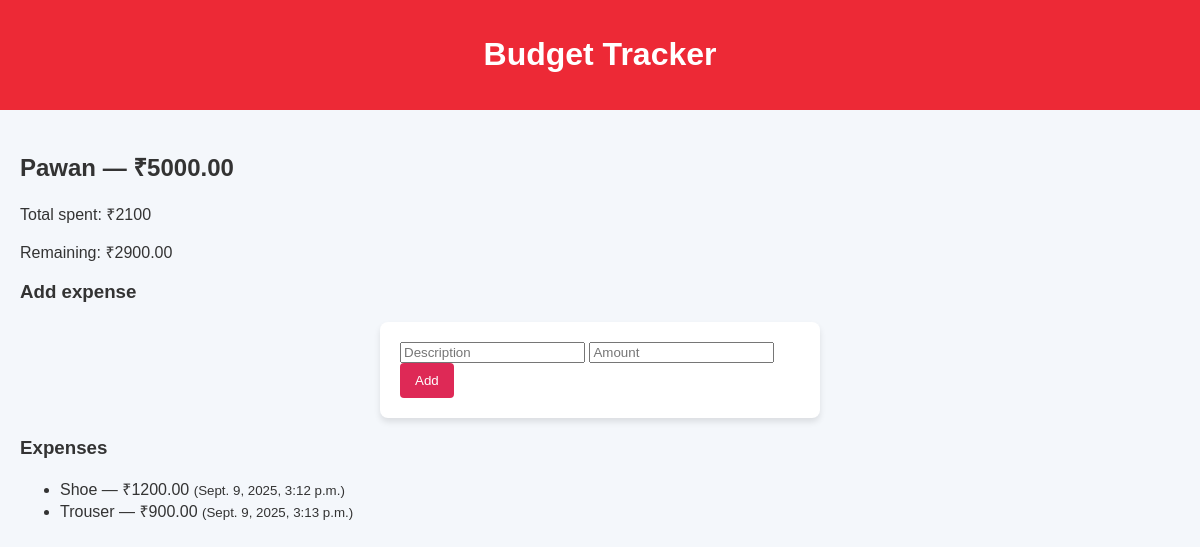
Page /budget/2/ on the committed database.
### expenses/models.py (models this page shows, shortened)
class Budget(models.Model):
    name = models.CharField(max_length=100, default="My Budget")
    initial_amount = models.DecimalField(max_digits=12, decimal_places=2)
    created_at = models.DateTimeField(auto_now_add=True)
    def total_spent(self):
        return self.expenses.aggregate(total=Sum('amount'))['total'] or 0
    def remaining(self):
        return self.initial_amount - self.total_spent()

class Expense(models.Model):
    budget = models.ForeignKey(Budget, related_name='expenses', on_delete=models.CASCADE)
    description = models.CharField(max_length=255)
    amount = models.DecimalField(max_digits=10, decimal_places=2)
    created_at = models.DateTimeField(auto_now_add=True)

### expenses/views.py (the view)
# urls.py: path('budget/<int:budget_id>/', views.budget_detail, name='budget_detail'),
def budget_detail(request, budget_id):
    budget = get_object_or_404(Budget, id=budget_id)
    if request.method == 'POST':
        desc = request.POST.get('description')
        amount = request.POST.get('amount')
        Expense.objects.create(budget=budget, description=desc, amount=amount)
        return redirect('budget_detail', budget_id=budget.id)
    total_spent = budget.total_spent()
    remaining = budget.remaining()
    return render(request, 'budget_detail.html', {
        'budget': budget,
        'expenses': budget.expenses.all(),
        'total_spent': total_spent,
        'remaining': remaining,
    })

### templates/budget_detail.html (shortened to what this page needs)
{% extends "base.html" %}
{% block content %}
  <h2>{{ budget.name }} — ₹{{ budget.initial_amount }}</h2>
  <p>Total spent: ₹{{ total_spent }}</p>
  <p>Remaining: ₹{{ remaining }}</p>
  <h3>Add expense</h3>
  <form method="post">
    <input type="text" name="description" placeholder="Description" required>
    <input type="number" name="amount" step="0.01" placeholder="Amount" required>
    <button type="submit">Add</button>
  </form>
  <h3>Expenses</h3>
  <ul>
    {% for e in expenses %}
      <li>{{ e.description }} — ₹{{ e.amount }} <small>({{ e.created_at }})</small></li>
    {% empty %}
      <li>No expenses yet.</li>
    {% endfor %}
  </ul>
{% endblock %}

### templates/base.html (shortened to what this page needs)
{% load static %}
<!doctype html>
<html>
<head>
  <link rel="stylesheet" href="{% static 'css/style.css' %}">
</head>
<body>
  <header><h1>Budget Tracker</h1></header>
  <main>{% block content %}{% endblock %}</main>
</body>
</html>

### static/css/style.css (style rules this page uses)
body { font-family: Arial, sans-serif; background: #f4f7fb; margin: 0; padding: 0; color: #333; }
header { background: #ed2936; padding: 15px; text-align: center; color: white; }
main { padding: 20px; }
form { background: white; padding: 20px; border-radius: 8px; max-width: 400px; margin: auto; box-shadow: 0 4px 6px rgba(0,0,0,0.1); }
button { background: #de2956; color: white; border: none; padding: 10px 15px; border-radius: 4px; cursor: pointer; }

### rows in the picture
Budget: name "Pawan", initial_amount "5000.00"
Expense: description "Shoe", amount "1200.00", created_at "Sept. 9, 2025, 3:12 p.m."
Expense: description "Trouser", amount "900.00", created_at "Sept. 9, 2025, 3:13 p.m."

### other values in the picture
{{ total_spent }} "2100"
{{ remaining }} "2900.00"
